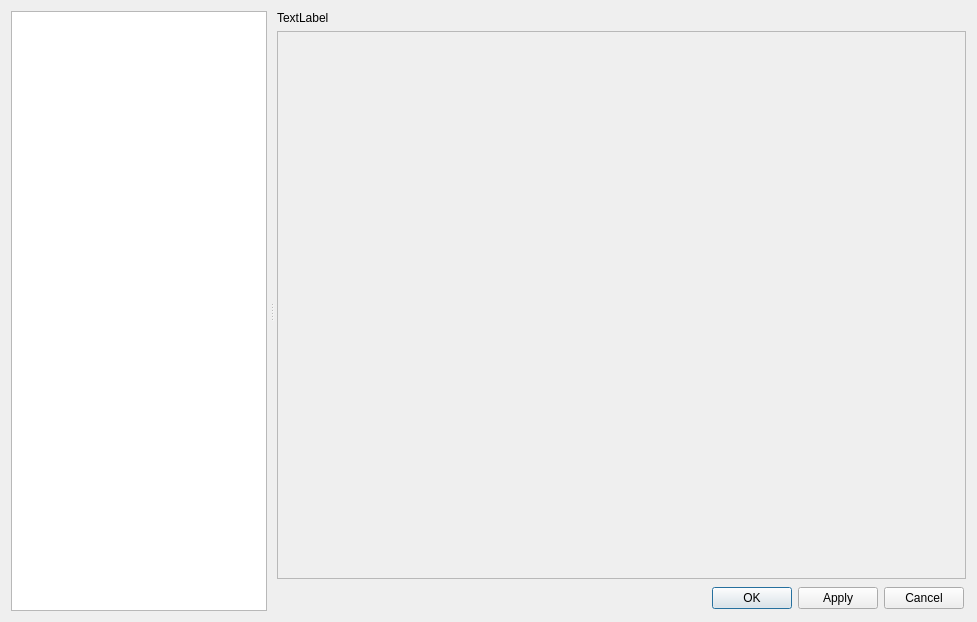
<?xml version="1.0" encoding="UTF-8"?>
<ui version="4.0">
 <class>SettingsDialog</class>
 <widget class="QDialog" name="SettingsDialog">
  <property name="geometry">
   <rect>
    <x>0</x>
    <y>0</y>
    <width>977</width>
    <height>622</height>
   </rect>
  </property>
  <property name="windowTitle">
   <string>Options</string>
  </property>
  <layout class="QVBoxLayout" name="verticalLayout">
   <property name="leftMargin">
    <number>2</number>
   </property>
   <property name="topMargin">
    <number>2</number>
   </property>
   <property name="rightMargin">
    <number>2</number>
   </property>
   <property name="bottomMargin">
    <number>2</number>
   </property>
   <item>
    <widget class="QSplitter" name="splitter">
     <property name="orientation">
      <enum>Qt::Horizontal</enum>
     </property>
     <property name="handleWidth">
      <number>10</number>
     </property>
     <widget class="QFrame" name="frame">
      <property name="sizePolicy">
       <sizepolicy hsizetype="Preferred" vsizetype="Preferred">
        <horstretch>0</horstretch>
        <verstretch>0</verstretch>
       </sizepolicy>
      </property>
      <property name="frameShape">
       <enum>QFrame::NoFrame</enum>
      </property>
      <property name="frameShadow">
       <enum>QFrame::Plain</enum>
      </property>
      <layout class="QHBoxLayout" name="horizontalLayout">
       <property name="rightMargin">
        <number>0</number>
       </property>
       <item>
        <widget class="QListWidget" name="widgetsView">
         <property name="editTriggers">
          <set>QAbstractItemView::NoEditTriggers</set>
         </property>
         <property name="showDropIndicator" stdset="0">
          <bool>false</bool>
         </property>
         <property name="selectionMode">
          <enum>QAbstractItemView::SingleSelection</enum>
         </property>
         <property name="verticalScrollMode">
          <enum>QAbstractItemView::ScrollPerItem</enum>
         </property>
        </widget>
       </item>
      </layout>
     </widget>
     <widget class="QFrame" name="frame_2">
      <property name="sizePolicy">
       <sizepolicy hsizetype="Preferred" vsizetype="Preferred">
        <horstretch>1</horstretch>
        <verstretch>0</verstretch>
       </sizepolicy>
      </property>
      <property name="frameShape">
       <enum>QFrame::NoFrame</enum>
      </property>
      <property name="frameShadow">
       <enum>QFrame::Raised</enum>
      </property>
      <layout class="QVBoxLayout" name="verticalLayout_2">
       <property name="leftMargin">
        <number>0</number>
       </property>
       <item>
        <widget class="QLabel" name="lblWidgetCaption">
         <property name="sizePolicy">
          <sizepolicy hsizetype="Preferred" vsizetype="Fixed">
           <horstretch>0</horstretch>
           <verstretch>0</verstretch>
          </sizepolicy>
         </property>
         <property name="text">
          <string>TextLabel</string>
         </property>
        </widget>
       </item>
       <item>
        <widget class="QScrollArea" name="scrollArea">
         <property name="widgetResizable">
          <bool>true</bool>
         </property>
         <widget class="QWidget" name="scrollAreaWidgetContents">
          <property name="geometry">
           <rect>
            <x>0</x>
            <y>0</y>
            <width>687</width>
            <height>550</height>
           </rect>
          </property>
         </widget>
        </widget>
       </item>
       <item>
        <widget class="QFrame" name="frame_4">
         <property name="sizePolicy">
          <sizepolicy hsizetype="Preferred" vsizetype="Fixed">
           <horstretch>0</horstretch>
           <verstretch>0</verstretch>
          </sizepolicy>
         </property>
         <property name="frameShape">
          <enum>QFrame::NoFrame</enum>
         </property>
         <property name="frameShadow">
          <enum>QFrame::Raised</enum>
         </property>
         <layout class="QHBoxLayout" name="horizontalLayout_2">
          <property name="leftMargin">
           <number>2</number>
          </property>
          <property name="topMargin">
           <number>2</number>
          </property>
          <property name="rightMargin">
           <number>2</number>
          </property>
          <property name="bottomMargin">
           <number>2</number>
          </property>
          <item>
           <spacer name="horizontalSpacer">
            <property name="orientation">
             <enum>Qt::Horizontal</enum>
            </property>
            <property name="sizeHint" stdset="0">
             <size>
              <width>192</width>
              <height>20</height>
             </size>
            </property>
           </spacer>
          </item>
          <item>
           <widget class="QPushButton" name="btnOk">
            <property name="text">
             <string>OK</string>
            </property>
           </widget>
          </item>
          <item>
           <widget class="QPushButton" name="btnApply">
            <property name="text">
             <string>Apply</string>
            </property>
           </widget>
          </item>
          <item>
           <widget class="QPushButton" name="btnCancel">
            <property name="text">
             <string>Cancel</string>
            </property>
           </widget>
          </item>
         </layout>
        </widget>
       </item>
      </layout>
     </widget>
    </widget>
   </item>
  </layout>
 </widget>
 <resources/>
 <connections/>
</ui>
